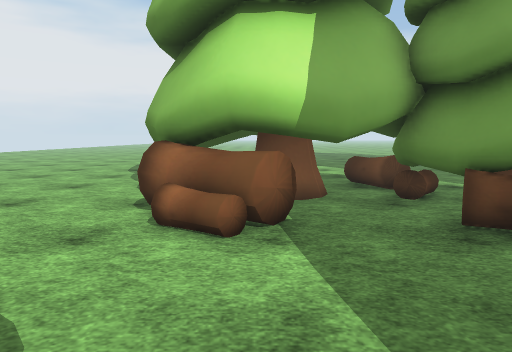
view 1 (above)

24 first-person views from a walk through a 3-D level made in the Unity game engine. The camera is 1.3 m above the floor, tilts 6° down and sees 70° across. The floor is counted in squares, 1 m on a side. Each view is taken from the middle of a square. On the plan, view 1 faces up. The plan holds only what a view shows up to about 15 squares ahead; the rest is blank. The place goes on beyond the plan. Some animated figures are left out. Some surface patterns are stand-ins.

view 2
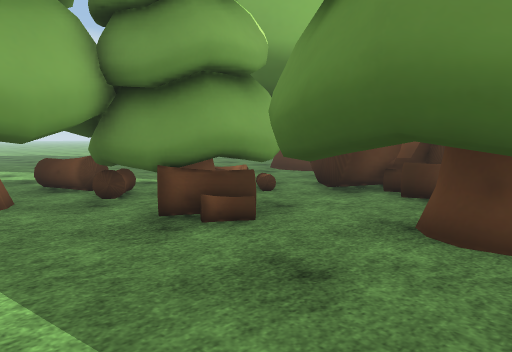

view 3
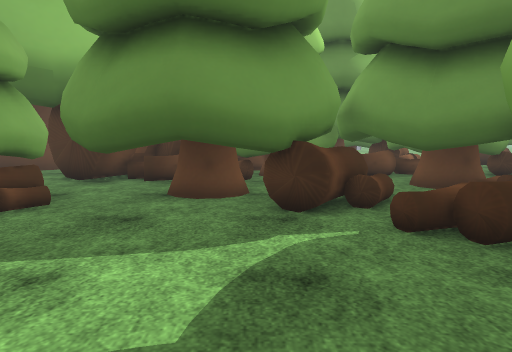

view 4
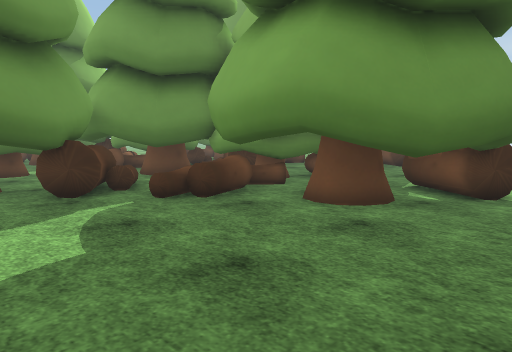

view 5
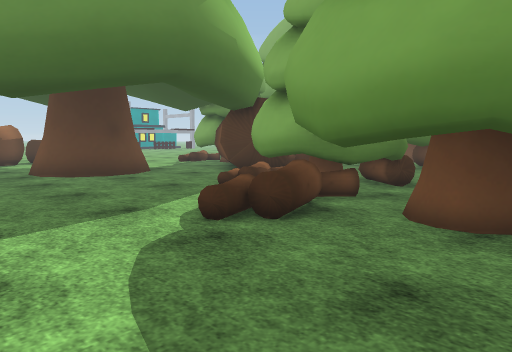

view 6
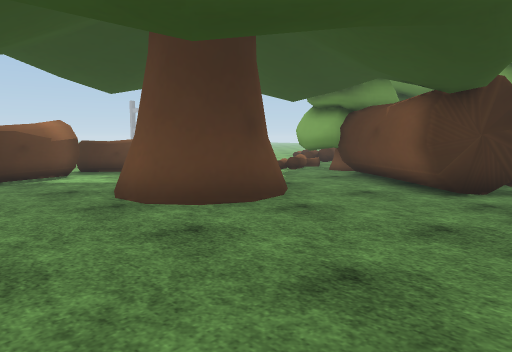

view 7
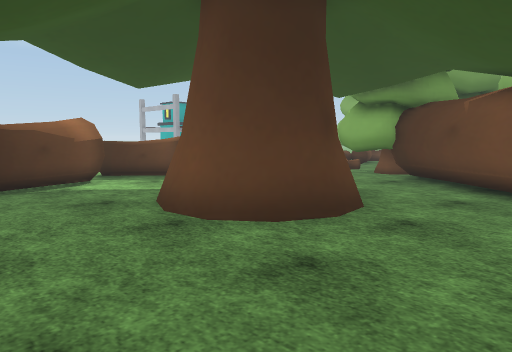

view 8
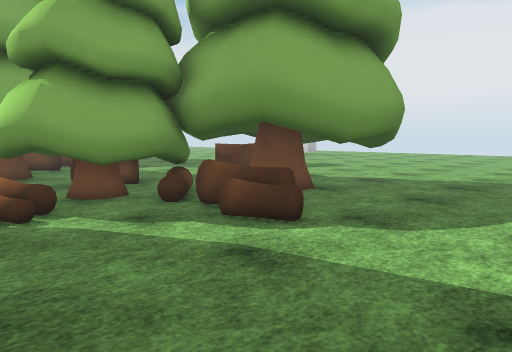

view 9
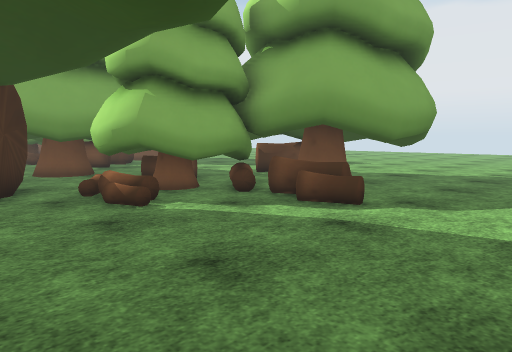

view 10
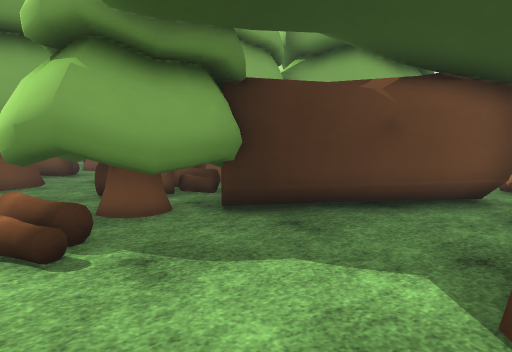

view 11
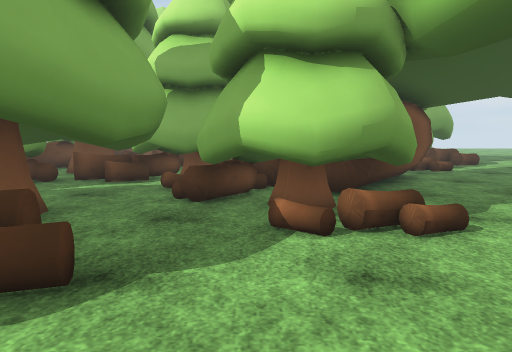

view 12
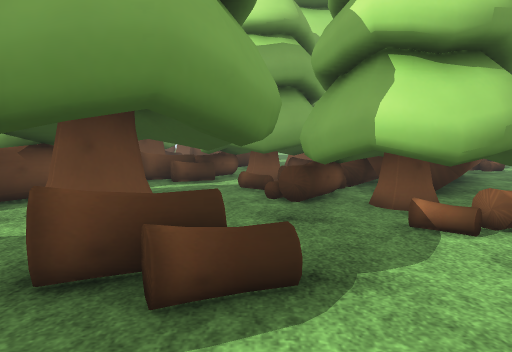

view 13
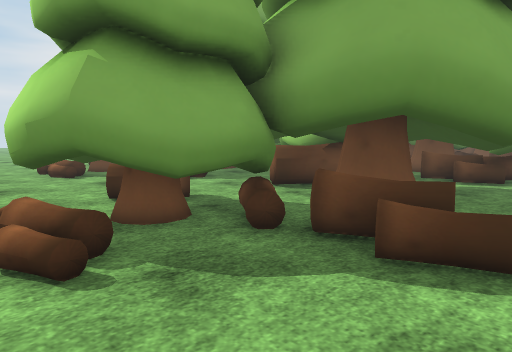

view 14
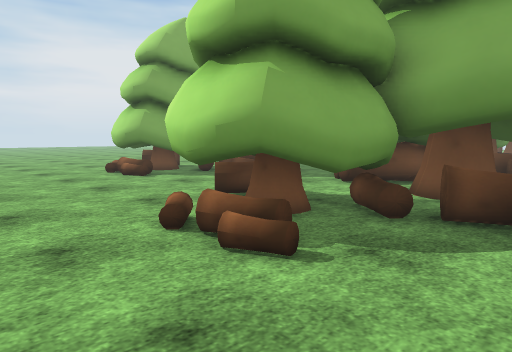

view 15
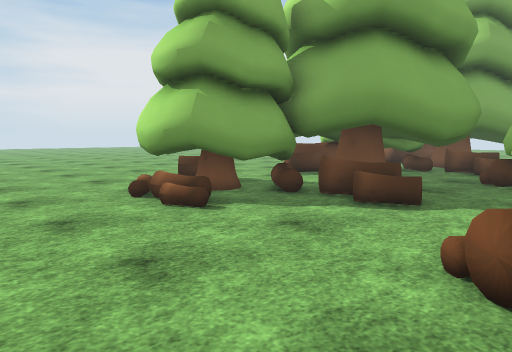

view 16
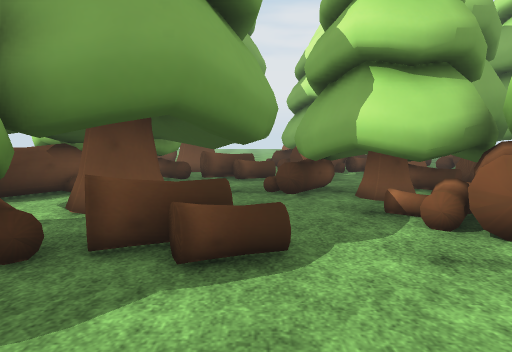

view 17
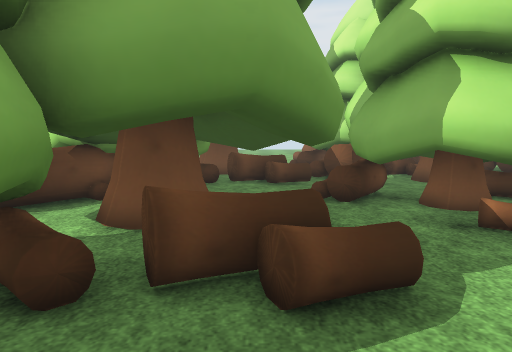

view 18
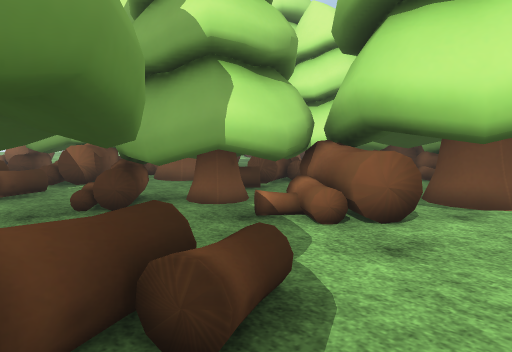

view 19
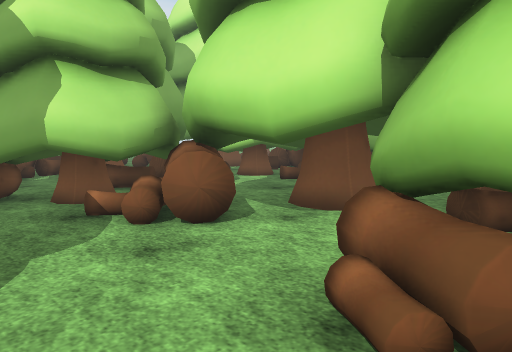

view 20
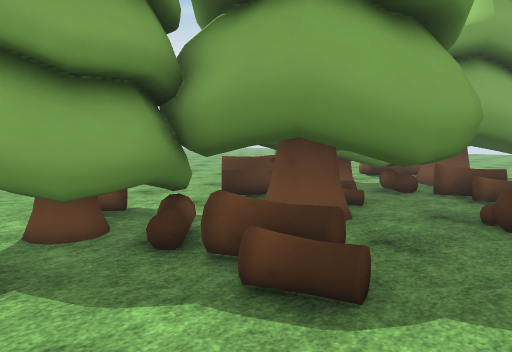

view 21
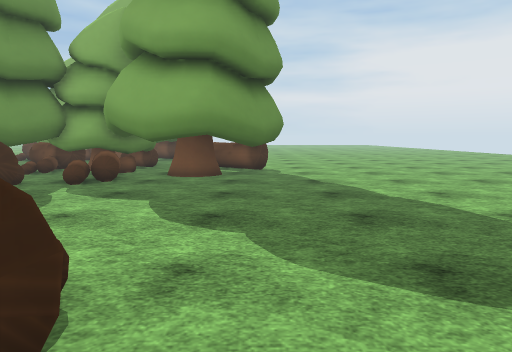

view 22
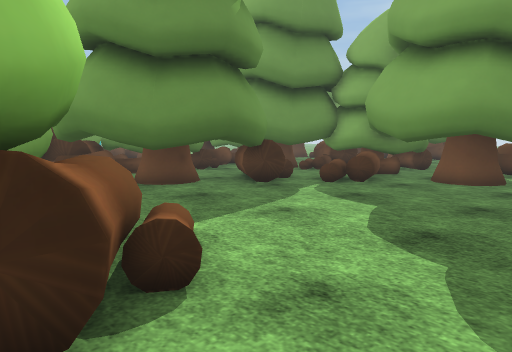

view 23
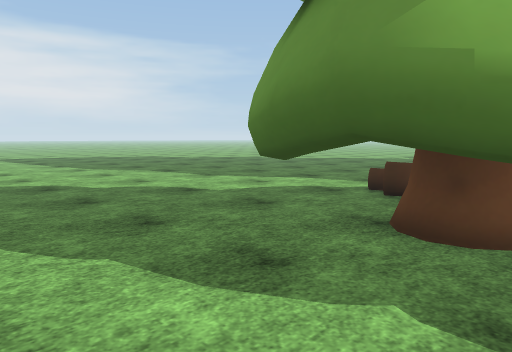

view 24
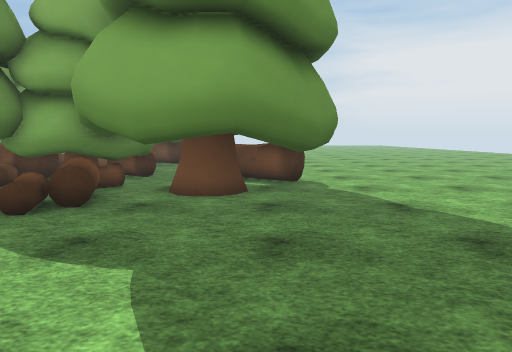

### Floor plan
Key: @ floor where view 1 was taken; # wall or solid block; . floor; / step, stairs or slope; = window, fence, low wall or low ledge; ^ raised ledge; T tree; H thing the floor can be seen under or through; O other object.
Columns run from 5 left of view 1 to 24 right of it. Each row starts with its distance up from view 1.
 15 ................
 14 ......................
 13 .......................#
 12 .......................##
 11 ....T#TTT........TTTT...##
 10 ...TTH HTT.......T  T....#
  9 ...T HH HTO......T  T  .=^
  8 ...T#HH HOOOO....TTT  . ^
  7 ...TT#H OOOOO........
  6 ...TTTTHOOOO..##......
  5 ....TT..OOOO.####......
  4 .........T#TT######OO..
  3 ........TT########OOOO...
  2 ........TT#####^#OOOOO...
  1 ........T ####TO#OOOOO... .
  0 .....@..TT## OOOOOOOO....  .
 -1 ........TTTTT OOOOT#TT.O...  .
 -2 ...TTT...TTTTTOOOTT####T....
 -3 ..TT T#T..T#TTTT.TT####T.....
 -4 .TT HHHT.TT#  #T.TTT###TOOO..
 -5 .TTHHHH#OT ##T TOTTT #OOOOO..
 -6 .TT   HTOTT#TT TOOTTTTOOOOO..
 -7 ..TTH HOOTT# T OOOOT..OOOO...
 -8 .. TT .OOOTTTTOOOOO..../.....
 -9 ..  ...OO  T..OOOO...........
-10 ..   ..   T#T..T#TT.O.......
-11 ..    .T#  #T. T####T.......
-12        T#####OTT####T.......
-13          ## T  T ###TOOO....
-14                TT  OOOOO....
-15               OTTTT OOOO...
-16               OOT..OOOO....
-17                 .... ......
-18                 ...  ......

Positions as (right, up) in squares from view 1, and headings:
1: (0, 0), facing up
2: (0, 0), facing up-right
3: (-3, 0), facing right
4: (-5, 2), facing down-right
5: (-1, 15), facing down-right
6: (6, 15), facing down-right
7: (8, 15), facing down-right
8: (8, 15), facing down-left
9: (10, 15), facing down-left
10: (17, 8), facing down-left
11: (21, 1), facing left
12: (21, -1), facing left
13: (22, 0), facing down-left
14: (24, -1), facing down-left
15: (22, -7), facing down-left
16: (19, -10), facing left
17: (18, -11), facing left
18: (17, -12), facing up-left
19: (19, -10), facing up-left
20: (18, -8), facing down-left
21: (-3, 8), facing down
22: (-4, 7), facing down-right
23: (-5, 7), facing up-right
24: (-2, 4), facing down
